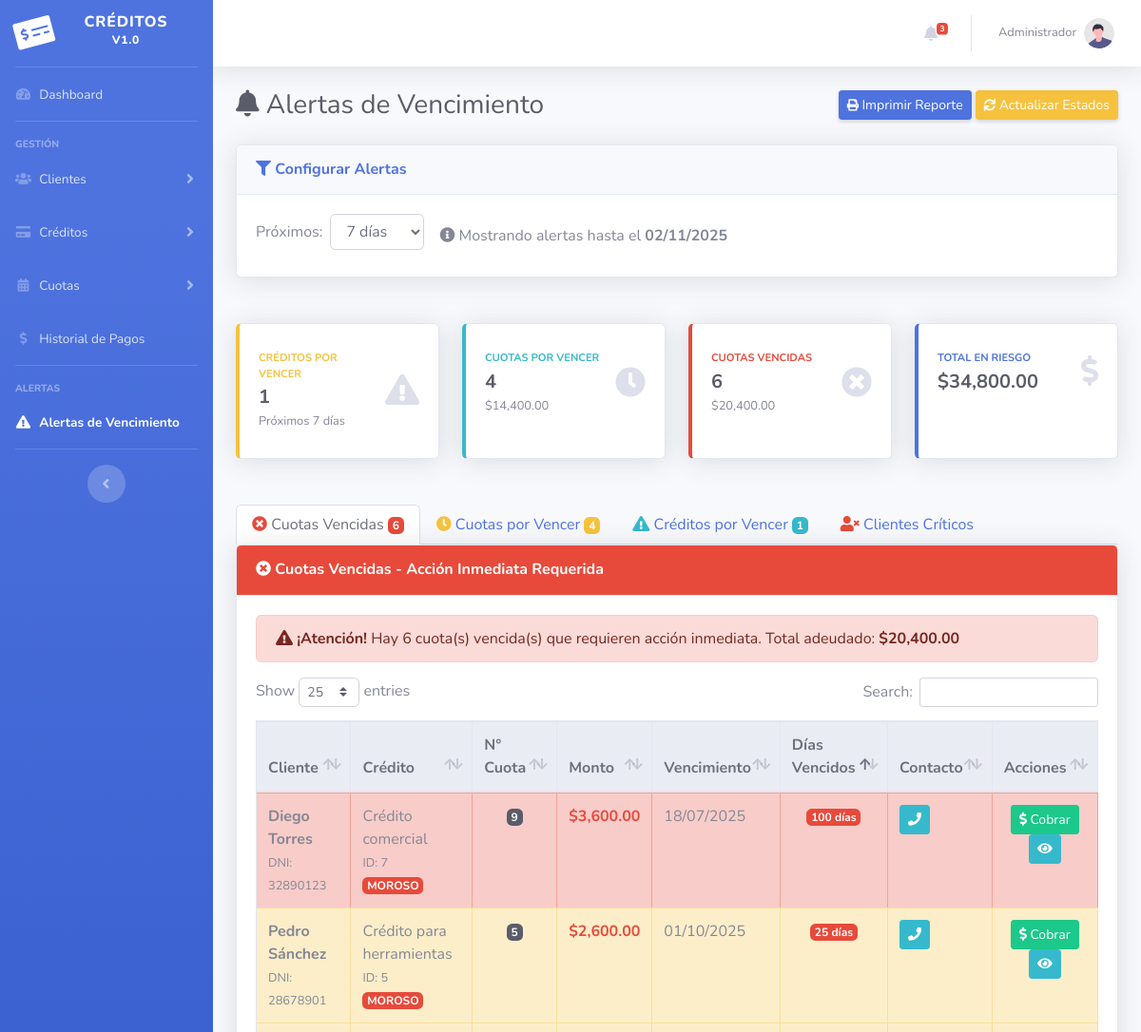
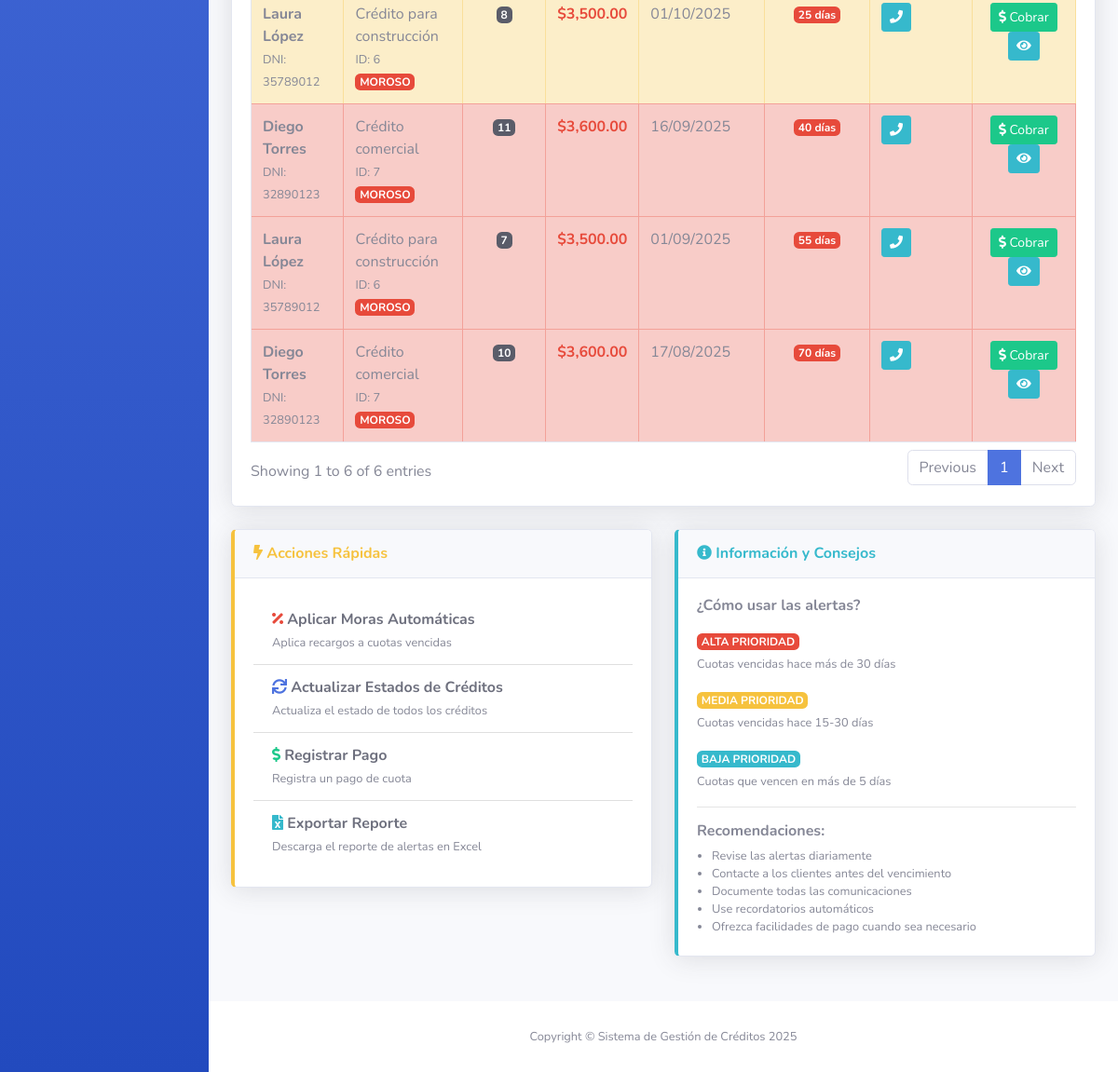
Screenshot of /alertas/alertas_vencimientos.php with the database file from the repository (2 pictures, top to bottom).
### tables this page shows
CREATE TABLE cuotas (
    id_cuota INT AUTO_INCREMENT PRIMARY KEY,
    id_credito INT NOT NULL,
    numero_cuota INT NOT NULL,
    monto_cuota DECIMAL(10,2) NOT NULL,
    fecha_vencimiento DATE NOT NULL,
    fecha_pago DATETIME,
    estado ENUM('pendiente', 'pagada', 'vencida') DEFAULT 'pendiente',
    FOREIGN KEY (id_credito) REFERENCES creditos(id_credito) ON DELETE CASCADE
);

CREATE TABLE clientes (
    id_cliente INT AUTO_INCREMENT PRIMARY KEY,
    nombre VARCHAR(100) NOT NULL,
    apellido VARCHAR(100) NOT NULL,
    dni VARCHAR(20) UNIQUE NOT NULL,
    telefono VARCHAR(20),
    direccion VARCHAR(255),
    ciudad VARCHAR(100),
    email VARCHAR(100),
    estado ENUM('activo', 'inactivo', 'moroso') DEFAULT 'activo',
    fecha_registro DATETIME DEFAULT CURRENT_TIMESTAMP
);

CREATE TABLE creditos (
    id_credito INT AUTO_INCREMENT PRIMARY KEY,
    id_cliente INT NOT NULL,
    monto_total DECIMAL(10,2) NOT NULL,
    cantidad_cuotas INT NOT NULL,
    cuota_mensual DECIMAL(10,2) NOT NULL,
    interes_anual DECIMAL(5,2) DEFAULT 0,
    fecha_inicio DATE NOT NULL,
    fecha_vencimiento DATE NOT NULL,
    descripcion TEXT,
    estado ENUM('activo', 'pagado', 'moroso') DEFAULT 'activo',
    fecha_creacion DATETIME DEFAULT CURRENT_TIMESTAMP,
    FOREIGN KEY (id_cliente) REFERENCES clientes(id_cliente) ON DELETE CASCADE
);

### alertas/alertas_vencimientos.php (the view, shortened to what the rows shown need)
<?php
include '../conexion.php';
$extra_css = '<link href="../vendor/datatables/dataTables.bootstrap4.min.css" rel="stylesheet">';
$sql_vencidas = "SELECT c.id_cliente, c.nombre, c.apellido, c.dni, c.telefono,
                        cr.id_credito, cr.descripcion as descripcion_credito, cr.estado as estado_credito,
                        cu.id_cuota, cu.numero_cuota, cu.monto_cuota, cu.fecha_vencimiento,
                        DATEDIFF(CURDATE(), cu.fecha_vencimiento) as dias_vencidos
                 FROM cuotas cu
                 JOIN creditos cr ON cu.id_credito = cr.id_credito
                 JOIN clientes c ON cr.id_cliente = c.id_cliente
                 WHERE cu.estado = 'vencida'
                 ORDER BY cu.fecha_vencimiento ASC";
$cuotas_vencidas = $conn->query($sql_vencidas);
$total_cuotas_vencidas = $cuotas_vencidas->num_rows;
include '../includes/header.php';
?>
<div class="d-sm-flex align-items-center justify-content-between mb-4">
    <h1 class="h3 mb-0 text-gray-800">
        <i class="fas fa-bell"></i> Alertas de Vencimiento
    </h1>
</div>
<div class="tab-content" id="alertasTabContent">
    <div class="tab-pane fade show active" id="cuotas-vencidas" role="tabpanel">
        <div class="card shadow mb-4">
            <div class="card-body">
                <?php if ($total_cuotas_vencidas > 0): ?>
                <div class="table-responsive">
                    <table class="table table-bordered table-hover" id="tablaVencidas">
                        <thead class="thead-light">
                            <tr>
                                <th>Cliente</th>
                                <th>Crédito</th>
                                <th>N° Cuota</th>
                                <th>Monto</th>
                                <th>Vencimiento</th>
                                <th>Días Vencidos</th>
                                <th>Contacto</th>
                                <th>Acciones</th>
                            </tr>
                        </thead>
                        <tbody>
                            <?php
                            $cuotas_vencidas->data_seek(0);
                            while ($cuota = $cuotas_vencidas->fetch_assoc()):
                                $prioridad_class = '';
                                if ($cuota['dias_vencidos'] > 30) {
                                    $prioridad_class = 'table-danger';
                                } elseif ($cuota['dias_vencidos'] > 15) {
                                    $prioridad_class = 'table-warning';
                                }
                            ?>
                            <tr class="<?php echo $prioridad_class; ?>">
                                <td>
                                    <strong><?php echo $cuota['nombre'] . ' ' . $cuota['apellido']; ?></strong>
                                    <br><small class="text-muted">DNI: <?php echo $cuota['dni']; ?></small>
                                </td>
                                <td>
                                    <?php echo $cuota['descripcion_credito']; ?>
                                    <br><small class="text-muted">ID: <?php echo $cuota['id_credito']; ?></small>
                                    <?php if ($cuota['estado_credito'] == 'moroso'): ?>
                                        <br><span class="badge badge-danger">MOROSO</span>
                                    <?php endif; ?>
                                </td>
                                <td class="text-center">
                                    <span class="badge badge-dark"><?php echo $cuota['numero_cuota']; ?></span>
                                </td>
                                <td class="text-right">
                                    <strong class="text-danger">$<?php echo number_format($cuota['monto_cuota'], 2); ?></strong>
                                </td>
                                <td><?php echo date('d/m/Y', strtotime($cuota['fecha_vencimiento'])); ?></td>
                                <td class="text-center">
                                    <span class="badge badge-danger">
                                        <?php echo $cuota['dias_vencidos']; ?> días
                                    </span>
                                </td>
                                <td>
                                    <?php if ($cuota['telefono']): ?>
                                        <a href="tel:<?php echo $cuota['telefono']; ?>" class="btn btn-sm btn-info">
                                            <i class="fas fa-phone"></i>
                                        </a>
                                    <?php endif; ?>
                                </td>
                                <td class="text-center">
                                    <a href="../cuotas/pagar_cuota.php?id_cuota=<?php echo $cuota['id_cuota']; ?>"
                                       class="btn btn-success btn-sm">
                                        <i class="fas fa-dollar-sign"></i> Cobrar
                                    </a>
                                    <a href="../creditos/detalle_credito.php?id=<?php echo $cuota['id_credito']; ?>"
                                       class="btn btn-info btn-sm">
                                        <i class="fas fa-eye"></i>
                                    </a>
                                </td>
                            </tr>
                            <?php endwhile; ?>
                        </tbody>
                    </table>
                </div>
                <?php endif; ?>
            </div>
        </div>
    </div>
</div>
<?php
include '../includes/footer.php';
?>

### rows the page displays
cuotas: clientes.nombre "Diego", clientes.apellido "Torres", clientes.dni "32890123", id_credito.descripcion "Crédito comercial", id_credito.id_credito "7", numero_cuota "9", monto_cuota "3,600.00", fecha_vencimiento "18/07/2025", dias_vencidos "100"
cuotas: clientes.nombre "Diego", clientes.apellido "Torres", clientes.dni "32890123", id_credito.descripcion "Crédito comercial", id_credito.id_credito "7", numero_cuota "10", monto_cuota "3,600.00", fecha_vencimiento "17/08/2025", dias_vencidos "70"
cuotas: clientes.nombre "Laura", clientes.apellido "López", clientes.dni "35789012", id_credito.descripcion "Crédito para construcción", id_credito.id_credito "6", numero_cuota "7", monto_cuota "3,500.00", fecha_vencimiento "01/09/2025", dias_vencidos "55"
cuotas: clientes.nombre "Diego", clientes.apellido "Torres", clientes.dni "32890123", id_credito.descripcion "Crédito comercial", id_credito.id_credito "7", numero_cuota "11", monto_cuota "3,600.00", fecha_vencimiento "16/09/2025", dias_vencidos "40"
cuotas: clientes.nombre "Pedro", clientes.apellido "Sánchez", clientes.dni "28678901", id_credito.descripcion "Crédito para herramientas", id_credito.id_credito "5", numero_cuota "5", monto_cuota "2,600.00", fecha_vencimiento "01/10/2025", dias_vencidos "25"
cuotas: clientes.nombre "Laura", clientes.apellido "López", clientes.dni "35789012", id_credito.descripcion "Crédito para construcción", id_credito.id_credito "6", numero_cuota "8", monto_cuota "3,500.00", fecha_vencimiento "01/10/2025", dias_vencidos "25"

### other values shown
$creditos_morosos_count "3"
date('d/m/Y', strtotime($limite_fecha)) "02/11/2025"
$total_creditos_vencer "1"
$limite_dias "7"
$total_cuotas_vencer "4"
$monto_cuotas_vencer "14,400.00"
$total_cuotas_vencidas "6"
$monto_cuotas_vencidas "20,400.00"
$monto_cuotas_vencer + $monto_cuotas_vencidas "34,800.00"
